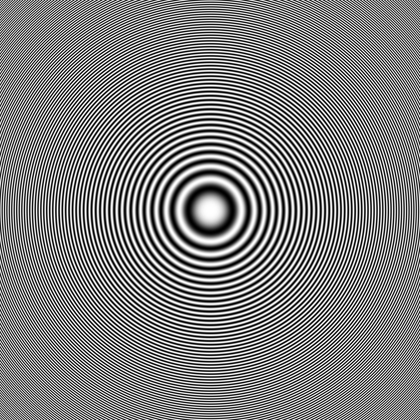
%> input picture assig-1/1/data/circles_concentric.png, 420 x 420 px, shrunk from 512 x 512 before the run
$ octave myMainScript.m   (GNU Octave 9; MATLAB toolbox functions it lacks are replaced by stand-ins)
%> lines starting %> are read from the running program, lines starting %| are printed output that depends on the picture
### assig-1/1/code/myShrinkImageByFactorD.m
function [] = myShrinkImageByFactorD(inputImage, D)
%> called with inputImage = '../data/circles_concentric.png', D = 2

%myShrinkImageByFactorD -  This Function generates the shrinked image

[im, map] = imread(inputImage);
%> im is the input picture: size 420x420 uint8; min 0, max 255, mean 127.5
%> map = []
[rows,columns] = size(im);
%> rows = 420; columns = 420
resized_matrix = [];
    for i = 1:rows
        shrink_col = [];
        if rem(i,D) == 0
            for j = 1:columns
                if rem(j,D) == 0
                    shrink_col = [shrink_col,im(i,j)];
                end
            end
        end
        resized_matrix = [resized_matrix;shrink_col];
    end
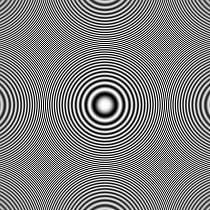
%> resized_matrix: size 210x210 uint8; min 0, max 255, mean 127.6
%> call 2 of myShrinkImageByFactorD, with inputImage = '../data/circles_concentric.png', D = 3
%> after the loop in myShrinkImageByFactorD (call 2), `for i = 1:rows`:
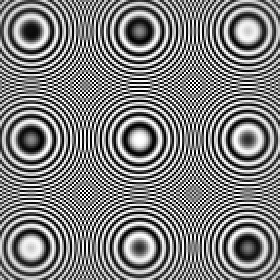
%> resized_matrix: size 140x140 uint8 (shown 2 times larger); min 0, max 255, mean 127.4
iptsetpref('ImshowAxesVisible','on');
figure('units','normalized','outerposition',[0 0 1 1])
subplot(1,2,1);
imshow(im, map), colorbar;
title('Original Image')
subplot(1,2,2);
imshow(resized_matrix, map), colorbar;
file_name = strcat('../images/barbara_zoom_', num2str(D), '.png');
imwrite(resized_matrix,file_name);
title(['Shrinked Image Shrink Factor = ' num2str(D) '.'])
end

### assig-1/1/code/myBilinearInterpolation.m
function [] = myBilinearInterpolation(input_image,zoom_row,zoom_col)
%> called with input_image = '../data/barbaraSmall.png', zoom_row = 3, zoom_col = 2

%myBilinearInterpolation -  This function generates the enlarged image using the bilinearly interpolated data from the original image.

[im , map] =imread(input_image);
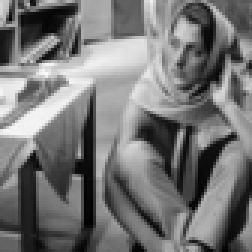
%> input picture assig-1/1/data/barbaraSmall.png, 84 x 84 px, shrunk from 103 x 103 before the run (shown 3 times larger)
%> im is the input picture: size 84x84 uint8; min 0, max 249, mean 117

[row col] = size(im);
%> row = 84; col = 84
%zooming factor
zr=zoom_row*row;
%> zr = 252
zc=zoom_col*col;
%> zc = 168

for i=1:zr
    i_index = i -1;
    x=i_index/zoom_row;

    x1=floor(x);
    x2=ceil(x);
%      if x1==0
%          x1=1;
%      end
        x1 = x1 +1;
        x2 = x2 +1;
    xint=rem(x,1);
    for j=1:zc
        j_index = j -1;
        y=j_index/zoom_col;

        y1=floor(y);
        y2=ceil(y);
%         if y1==0
%             y1=1;
%         end
        yint=rem(y,1);
        y1 = y1 +1;
        y2 = y2 +1;

        if (x2 <= row & x1 <= row & y1 <= col & y2 <= col)

            BL=im(x1,y1);
            TL=im(x1,y2);
            BR=im(x2,y1);
            TR=im(x2,y2);

            R1=BR*yint+BL*(1-yint);
            R2=TR*yint+TL*(1-yint);

            im_zoom(i,j)=R1*xint+R2*(1-xint);
        end
    end
end
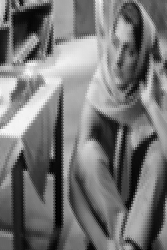
%> im_zoom: size 250x167 uint8; min 0, max 250, mean 117.4
%> after the loop, BL = 110; BR = 110; R1 = 110; R2 = 110; TL = 110; TR = 110
iptsetpref('ImshowAxesVisible','on');
figure('units','normalized','outerposition',[0 0 1 1])
subplot(1,2,1);
imshow(im, map), colorbar;
title('Original Image')
subplot(1,2,2);
imshow(im_zoom, map), colorbar;
imwrite(im_zoom,'../images/barbara_bli.png');
title('Enlarged Image | Bilinear Interpolation');

### assig-1/1/code/myNearestNeighbourInterpolation.m
function []= myNearestNeighbourInterpolation(inputImage)
%> called with inputImage = '../data/barbaraSmall.png'

%myNearestNeighbourInterpolation - This Function generates the enlarged image using data from nerest neighbours and interpolating them.

[im, map] = imread(inputImage);
[row col] = size(im);
zoom_row=3; %zooming factor
zoom_col=2; %zooming factor
zr=zoom_row*row;
zc=zoom_col*col;
for i = 1:zr
    x=i/zoom_row;
    mapi=round(x); %calculating the nearest pixel around ith pixel
    if mapi==0 %since im(0,0,0) is not defined
        mapi=1;
    end
    for j=1:zc
        y=j/zoom_col;
        mapj=round(y);
        if mapj==0
            mapj=1;
        end
        im_zoom(i,j)=im(mapi,mapj); %zooming to nearest neighboour
        end
end
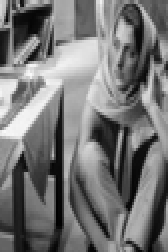
%> im_zoom: size 252x168 uint8; min 0, max 249, mean 117.2
iptsetpref('ImshowAxesVisible','on');
figure('units','normalized','outerposition',[0 0 1 1])
subplot(1,2,1);
imshow(im, map), colorbar;
title('Original Image')
subplot(1,2,2);
imshow(im_zoom, map), colorbar;
imwrite(im_zoom,'../images/barbara_nni.png');
title('Enlarged Image | Nearest Neighbour Interpolation');

### assig-1/1/code/myMainScript.m
% MyMainScript

tic;
% Assignment 1 | Part 1

% Image Resizing | Undersampling

imagePath = '../data/circles_concentric.png';
myShrinkImageByFactorD(imagePath,2);
myShrinkImageByFactorD(imagePath,3);

% Image Enlargement | Bilinear Interpolation

imagePath = '../data/barbaraSmall.png';
myBilinearInterpolation(imagePath,3,2);

% Image Enlargement | NearestNeighbour Interpolation

imagePath = '../data/barbaraSmall.png';
myNearestNeighbourInterpolation(imagePath)

toc;
